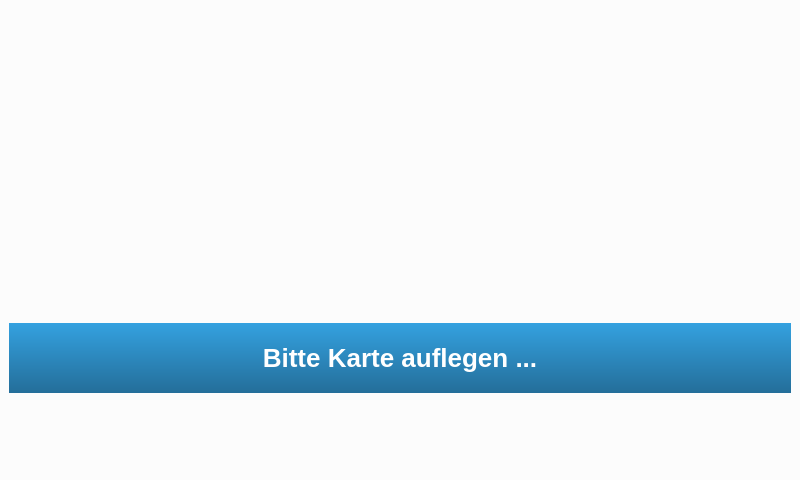
<?xml version="1.0" encoding="UTF-8"?>
<ui version="4.0">
 <class>MainWindow</class>
 <widget class="QMainWindow" name="MainWindow">
  <property name="geometry">
   <rect>
    <x>0</x>
    <y>0</y>
    <width>800</width>
    <height>480</height>
   </rect>
  </property>
  <property name="minimumSize">
   <size>
    <width>800</width>
    <height>480</height>
   </size>
  </property>
  <property name="windowTitle">
   <string>MainWindow</string>
  </property>
  <property name="styleSheet">
   <string notr="true">QMainWindow {
	background-color: #FCFCFC;
}

QLabel#message {
	color: white;
	background-color: qlineargradient(spread:pad, x1:0, y1:0, x2:0, y2:1, stop:0 rgba(52, 161, 224, 255), stop:1 rgba(36, 110, 153, 255));
	border-radius: 1em;
	padding: 0.5em;
	font-size: 26px;
	font-weight: bold;
}

#logo {
	background-image: url(resource/logo.png);
	background-repeat: no-repeat;
	background-position: center;
}

QPushButton, QToolButton {
	border: 4px solid #CCC;
	border-radius: 0.5em;
	background-color: qlineargradient(spread:pad, x1:0, y1:0, x2:0, y2:1, stop:0 rgba(255, 255, 255, 255), stop:1 rgba(212, 212, 212, 255));
	text-align: bottom center;
	padding: 0.3em;
    font-size: 20px;
}

QPushButton:on, QToolButton:on {
	border-color: #85c441;
	background-color: qlineargradient(spread:pad, x1:0, y1:1, x2:0, y2:0, stop:0 rgba(255, 255, 255, 255), stop:1 rgba(212, 212, 212, 255));
}</string>
  </property>
  <widget class="QWidget" name="centralwidget">
   <layout class="QVBoxLayout" name="verticalLayout">
    <property name="spacing">
     <number>20</number>
    </property>
    <item>
     <widget class="QLabel" name="logo">
      <property name="sizePolicy">
       <sizepolicy hsizetype="Preferred" vsizetype="Fixed">
        <horstretch>0</horstretch>
        <verstretch>0</verstretch>
       </sizepolicy>
      </property>
      <property name="minimumSize">
       <size>
        <width>0</width>
        <height>140</height>
       </size>
      </property>
      <property name="text">
       <string/>
      </property>
     </widget>
    </item>
    <item>
     <layout class="QGridLayout" name="dynamicButtonLayout"/>
    </item>
    <item>
     <widget class="QLabel" name="message">
      <property name="sizePolicy">
       <sizepolicy hsizetype="Preferred" vsizetype="Fixed">
        <horstretch>0</horstretch>
        <verstretch>0</verstretch>
       </sizepolicy>
      </property>
      <property name="maximumSize">
       <size>
        <width>16777215</width>
        <height>70</height>
       </size>
      </property>
      <property name="text">
       <string>Bitte Karte auflegen ...</string>
      </property>
      <property name="alignment">
       <set>Qt::AlignCenter</set>
      </property>
     </widget>
    </item>
   </layout>
  </widget>
 </widget>
 <resources/>
 <connections/>
</ui>
